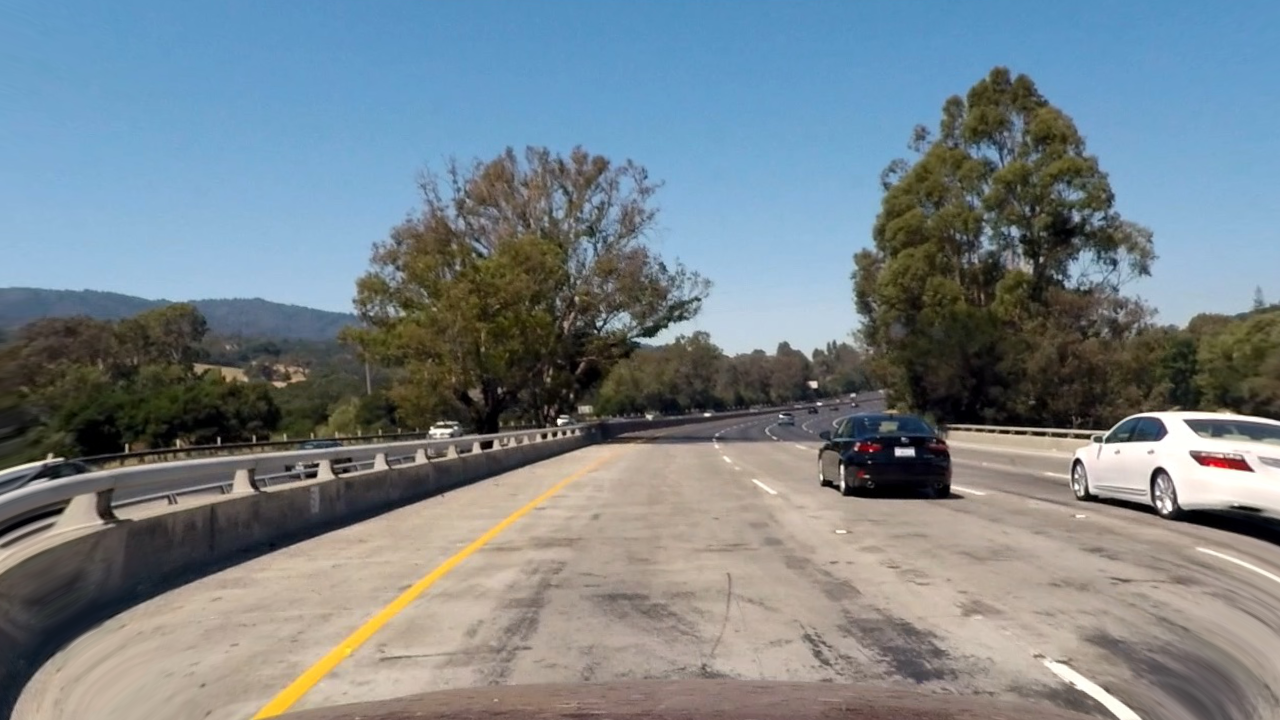
#> input picture test_images/test1_undist.jpg, 1280 x 720 px, given in place of test1.jpg, which was not available
$ python pipeline.py   (older library calls are emulated)
#> lines starting #> are read from the running program, lines starting #| are printed output that depends on the picture; after the words box and inside, x2 and y2 are one past the last pixel; in counts of white or black regions, pixels touching at a corner belong together; pictures that were not available may be replaced by others from this repository, and a replacement may not be noted
### thresholding.py
import cv2
import numpy as np
import matplotlib.pyplot as plt


def perspective_change(img_arr, M):
    return cv2.warpPerspective(
        img_arr,
        M,
        (img_arr.shape[1], img_arr.shape[0])
    )


def undistort_image(img_arr, matrix, coeffs):
    return cv2.undistort(img_arr, matrix, coeffs, None, matrix)


def weighted_img(img, initial_img, α=0.3, β=1., λ=0.):
    return cv2.addWeighted(initial_img, α, img, β, λ)


# [108 lines left out: functions abs_sobel_thresh, magnitude_thresh, dir_threshold, threshold, not called in this run]


def thresh(img, thresh_min, thresh_max):
    ret = np.zeros_like(img)
    ret[(img >= thresh_min) & (img <= thresh_max)] = 1
    return ret


def threshold2(img_array, matrix, coeffs, M, color=False):
    img = np.copy(img_array)
    img = undistort_image(img, matrix, coeffs)
    img = perspective_change(img, M)
    b_img = np.zeros((img.shape[0],img.shape[1]))

    hsv = cv2.cvtColor(img, cv2.COLOR_RGB2HSV)
    H = hsv[:,:,0]
    S = hsv[:,:,1]
    V = hsv[:,:,2]

    R = img[:,:,0]
    G = img[:,:,1]
    B = img[:,:,2]

    t_yellow_H = thresh(H,10,30)
    t_yellow_S = thresh(S,50,255)
    t_yellow_V = thresh(V,150,255)

    t_white_R = thresh(R,225,255)
    t_white_V = thresh(V,230,255)

    yellow_line = np.zeros_like(t_yellow_H)
    white_line = np.zeros_like(t_yellow_H)
    yellow_line[(t_yellow_H==1) & (t_yellow_S==1) & (t_yellow_V==1)] = 1
    white_line[(t_white_R==1)|(t_white_V==1)] = 1

    b_img[(t_yellow_H==1) & (t_yellow_S==1) & (t_yellow_V==1)] = 1
    b_img[(t_white_R==1)|(t_white_V==1)] = 1
    rgb = np.dstack((yellow_line*255, np.zeros_like(yellow_line), white_line*255))

    return b_img, rgb


# [24 lines that do not run on import are left out]

### lanefinder.py
import numpy as np
import cv2
import collections
import statistics

import utils

# Define a class to receive the characteristics of each line detection
class Line():
    def __init__(self, maxlen=10):

        # x values of the last n fits of the line
        self.recent_xfitted = collections.deque(maxlen=4)

        # average x values of the fitted line over the last n iterations
        self.bestx = None

        # polynomial coefficients averaged over the last n iterations
        self.best_fit = None

        # x values for detected line pixels
        self.all_x = None

        # y values for detected line pixels
        self.all_y = None

        self.recent_fits = collections.deque(maxlen=4)

    # [7 lines left out: function update, not called in this run]

class LaneDetector:
    def __init__(self, nwindows=9, minpixels=50, margin=100):
        self.nwindows = nwindows
        self.minpixels = minpixels
        self.margin = margin
        self.minpix = minpixels
        self.ym_per_pix = 3*15/720
        self.xm_per_pix = 3.7/660.0
        self.curvature = 0.
        self.leftline = Line()
        self.rightline = Line()
        self.skip_window_search = False
        self.fail_count = 0
        self.left_fit = None
        self.right_fit = None
        self.use_last_fit = True
        self.first_frame_processed = False
        self.base_width = []
        self.top_width = []

    def window_search(self, binary_warped):
        histogram = np.sum(
            binary_warped[binary_warped.shape[0]//2:, :],
            axis=0
        )

        midpoint = np.int(histogram.shape[0] / 2)
        leftx_base = np.argmax(histogram[:midpoint])
        rightx_base = np.argmax(histogram[midpoint:]) + midpoint
        window_height = np.int(binary_warped.shape[0] / self.nwindows)

        nonzero = binary_warped.nonzero()
        nonzeroy = np.array(nonzero[0])
        nonzerox = np.array(nonzero[1])
        # Current positions to be updated for each window
        leftx_current = leftx_base
        rightx_current = rightx_base
        left_lane_inds = []
        right_lane_inds = []

        for window in range(self.nwindows):
            # Identify window boundaries in x and y (and right and left)
            win_y_low = binary_warped.shape[0] - (window + 1) * window_height
            win_y_high = binary_warped.shape[0] - window * window_height

            # left window
            win_xleft_low = leftx_current - self.margin
            win_xleft_high = leftx_current + self.margin
            # right window
            win_xright_low = rightx_current - self.margin
            win_xright_high = rightx_current + self.margin

            # Identify the nonzero pixels in x and y within the window
            good_left_inds = (
                (nonzeroy >= win_y_low) &
                (nonzeroy < win_y_high) &
                (nonzerox >= win_xleft_low) &
                (nonzerox < win_xleft_high)
            ).nonzero()[0]

            good_right_inds = (
                (nonzeroy >= win_y_low) &
                (nonzeroy < win_y_high) &
                (nonzerox >= win_xright_low) &
                (nonzerox < win_xright_high)
            ).nonzero()[0]

            # Append these indices to the lists
            left_lane_inds.append(good_left_inds)
            right_lane_inds.append(good_right_inds)
            # update the window center position for the next iteration
            if len(good_left_inds) > self.minpix:
                leftx_current = np.int(np.mean(nonzerox[good_left_inds]))

            if len(good_right_inds) > self.minpix:
                rightx_current = np.int(np.mean(nonzerox[good_right_inds]))

        left_lane_inds = np.concatenate(left_lane_inds)
        right_lane_inds = np.concatenate(right_lane_inds)

        # Extract left and right line pixel positions
        # left lane line pixels
        leftx = nonzerox[left_lane_inds]
        lefty = nonzeroy[left_lane_inds]
        assert len(leftx) != 0
        assert len(lefty) != 0
        # right lane line pixels
        rightx = nonzerox[right_lane_inds]
        righty = nonzeroy[right_lane_inds]

        assert len(rightx) != 0
        assert len(righty) != 0
        # Fit a second order polynomial to each
        left_fit = np.polyfit(lefty, leftx, 2)
        right_fit = np.polyfit(righty, rightx, 2)

        return leftx, lefty, left_fit, rightx, righty, right_fit

    def apply_poly(self, arr, poly, margin=0):
        return poly[0]*(arr**2) + poly[1]*arr + poly[2] + margin

    # [11 lines left out: function lane_detected, not called in this run]

    def detect(self, binary_warped):
        ploty = np.linspace(
                0,
                binary_warped.shape[0] - 1,
                binary_warped.shape[0]
        )

        if self.fail_count == 3:
            self.skip_window_search = False
            self.fail_count = 0

        if not self.skip_window_search:
            leftx, lefty, left_fit, rightx, righty, right_fit = self.window_search(binary_warped)
            left_fitx = self.apply_poly(ploty, left_fit)
            right_fitx = self.apply_poly(ploty, right_fit)

            self.left_fit = left_fit
            self.right_fit = right_fit

            if self.lane_detected(left_fitx, right_fitx):
                self.skip_window_search = True
                self.leftline.update(left_fit, left_fitx, leftx, lefty)
                self.rightline.update(right_fit, right_fitx, rightx, righty)
                self.update_curvature(binary_warped.shape, leftx, lefty, rightx, righty, ploty)
                self.use_last_fit = True
                self.first_frame_processed = True
            else:
                if self.first_frame_processed:
                    self.use_last_fit = False
                else:
                    self.use_last_fit = True

        else:
            # a previous lane was detected
            nonzero = binary_warped.nonzero()
            nonzeroy = np.array(nonzero[0])
            nonzerox = np.array(nonzero[1])

            current_left_fit, current_right_fit = self.get_line_fits()
            left_lane_inds = (
                (nonzerox >
                    self.apply_poly(
                        nonzeroy, current_left_fit, -self.margin
                    )) &
                (nonzerox <
                    self.apply_poly(
                        nonzeroy, current_left_fit, self.margin))
            )

            right_lane_inds = (
                (nonzerox >
                    self.apply_poly(
                        nonzeroy, current_right_fit, -self.margin
                    )) &
                (nonzerox <
                    self.apply_poly(
                        nonzeroy, current_right_fit, self.margin))
            )

            # Again, extract left and right line pixel positions
            leftx = nonzerox[left_lane_inds]
            lefty = nonzeroy[left_lane_inds]

            rightx = nonzerox[right_lane_inds]
            righty = nonzeroy[right_lane_inds]

            if len(leftx) == 0 or len(lefty == 0) or len(rightx) or len(righty) == 0:
                self.use_last_fit = False
                self.fail_count += 1
                return

            self.left_fit = np.polyfit(lefty, leftx, 2)
            self.right_fit = np.polyfit(righty, rightx, 2)
            left_fitx = self.apply_poly(ploty, self.left_fit)
            right_fitx = self.apply_poly(ploty, self.right_fit)

            if self.lane_detected(left_fitx, right_fitx):
                self.leftline.update2(self.left_fit, left_fitx, leftx, lefty)
                self.rightline.update2(self.right_fit, right_fitx, rightx, righty)
                self.update_curvature(binary_warped.shape, leftx, lefty, rightx, righty, ploty)
                self.use_last_fit = True
                fail_count = 0
            else:
                # detection failed we are going to use the avg from previous good frames
                # and count the times we did this
                self.use_last_fit = False
                self.fail_count += 1

    # [33 lines left out: functions get_line_fits, update_curvature, draw_lane_warped, not called in this run]

    def draw_lane(self, binary_warped, Minv):
        return utils.perspective_change(self.draw_lane_warped(binary_warped), Minv)

    # [18 lines left out: functions get_lines, get_position_from_lane_center, not called in this run]


# [12 lines that do not run on import are left out]

### pipeline.py
import lanefinder
import thresholding
import utils
import cv2
import random
import numpy as np

class Pipeline:

    def __init__(self, mtx, coeffs, M, Minv):
        self.detector = lanefinder.LaneDetector()
        self.lines = []
        self.mtx = mtx
        self.coeffs = coeffs
        self.M = M
        self.Minv = Minv
        self.curv = None
        self.reset_counter = 0
        self.frame_counter = 0
        self.detection_failures_counter = 0

    def process_frame(self, frame):
        self.frame_counter += 1
        binary_warped, rgb = thresholding.threshold2(
            frame,
            self.mtx,
            self.coeffs,
            self.M
        )

        self.detector.detect(binary_warped)
        lane = self.detector.draw_lane(binary_warped, self.Minv)
        frame = utils.weighted_img(frame, lane)

        self.curv = 'Radius of Curvature: %.2fm' % self.detector.curvature
        cv2.putText(
            frame,
            self.curv,
            (20,40),
            cv2.FONT_HERSHEY_SIMPLEX,
            1, (255, 255, 255), 2
        )

        dist = np.absolute(self.detector.get_position_from_lane_center(binary_warped.shape))
        if dist >= 0:
            dist_text = '%.2fm %s' % (dist, 'right')
        else:
            dist_text = '%.2fm %s' % (dist, 'left')

        cv2.putText(
            frame,
            dist_text,
            (20,80),
            cv2.FONT_HERSHEY_SIMPLEX,
            1, (255, 255, 255), 2
        )
        return self.compose_frame(frame, binary_warped, rgb)

    def __call__(self, frame):
        return self.process_frame(frame)

    def compose_frame(self, frame1, frame2, frame3):
        _output1 = np.dstack((np.zeros_like(frame2), frame2*255, np.zeros_like(frame2)))
        output1 = cv2.resize(_output1,(640, 360), interpolation = cv2.INTER_AREA)
        output2 = cv2.resize(frame3,(640, 360), interpolation = cv2.INTER_AREA)
        outframe = np.zeros((720, 1280+640, 3))
        outframe[:720, :1280,:] = frame1
        outframe[:360, 1280:1920,:] = output1
        outframe[360:720, 1280:1920,:] = output2
        return outframe


if __name__ == '__main__':
    import pickle
    import matplotlib.pyplot as plt

    camdata = pickle.load(open('./camera_cal/camera_cal_pickle.p', 'rb'))
#> (reads camera_cal/camera_cal_pickle.p from the repository)
    mtx = camdata['mtx']
    dist = camdata['dist']
    persp = pickle.load(open('./camera_cal/persp_pickle.p', 'rb'))
#> (reads camera_cal/persp_pickle.p from the repository)
    M = persp['M']
    Minv = persp['Minv']

    test_img1 = plt.imread('./test_images/test1.jpg')
#> test_img1 is the input picture: shape (720, 1280, 4) float32; mean R, G, B, A 0.471, 0.514, 0.538, 1
    test_img2 = plt.imread('./test_images/signs_vehicles_xygrad.jpg')
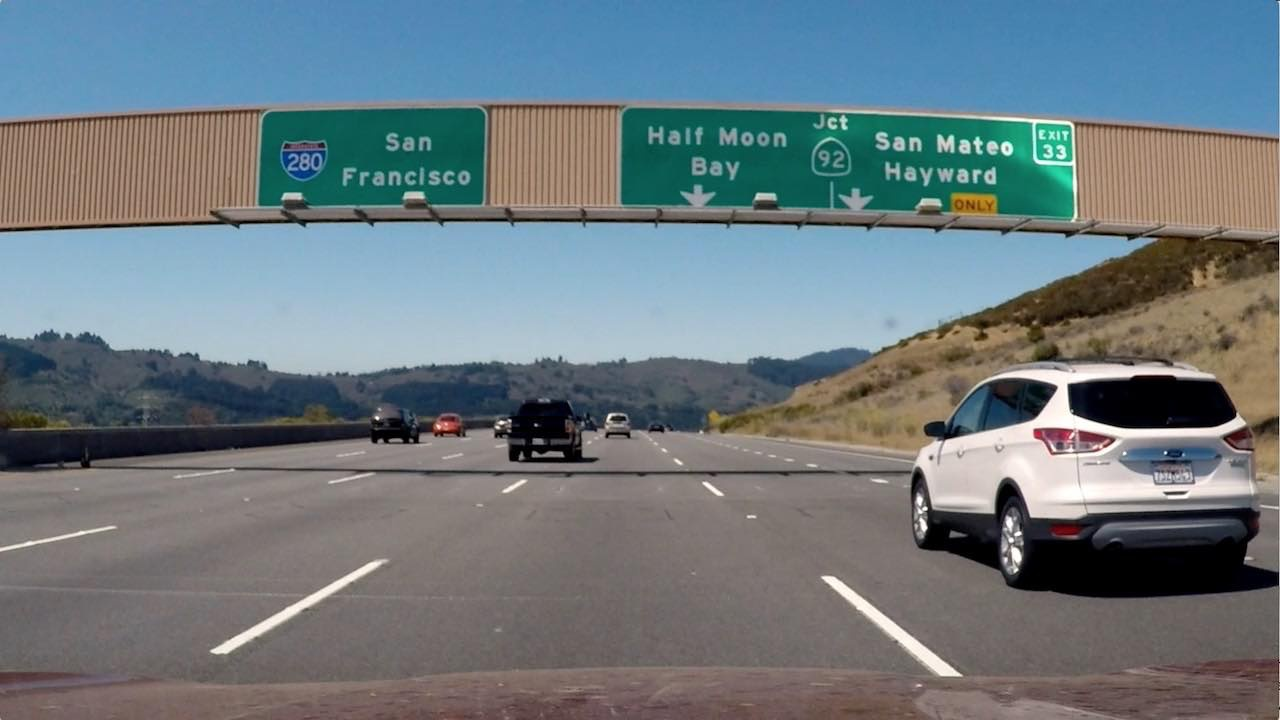
#> input picture test_images/signs_vehicles_xygrad.jpg, 1280 x 720 px
#> test_img2 is the input picture: shape (720, 1280, 3); mean R, G, B 109.2, 121.6, 127.4
    test_img3 = plt.imread('./extracted_images/frame_45.jpg')

    p = Pipeline(mtx, dist, M, Minv)
    res = p.process_frame(test_img1)
#> in threshold2, `hsv = cv2.cvtColor(img, cv2.COLOR_RGB2HSV)`: hsv: shape (720, 1280, 3) float32; mean H, S, V 76.7, 0.2, 0.6
#> in threshold2, `S = hsv[:,:,1]`:
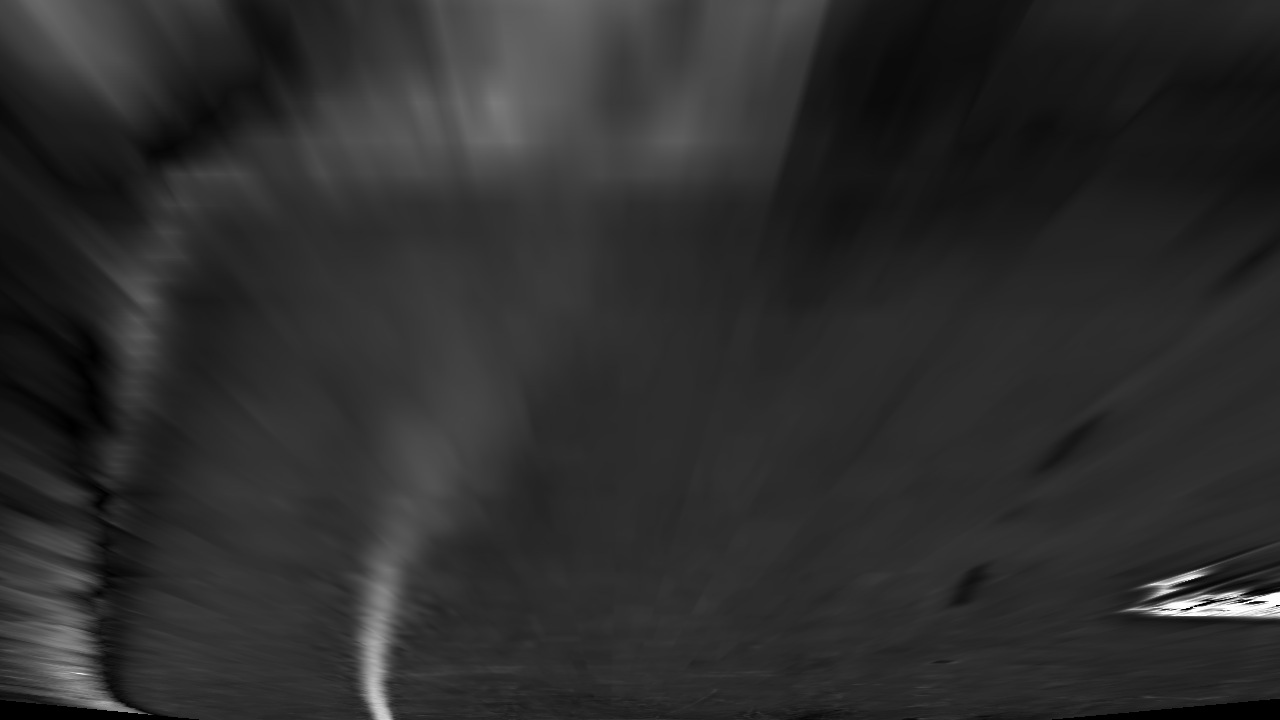
#> S: shape (720, 1280) float32; min 0, max 1, mean 0.177
#> in threshold2, `B = img[:,:,2]`:
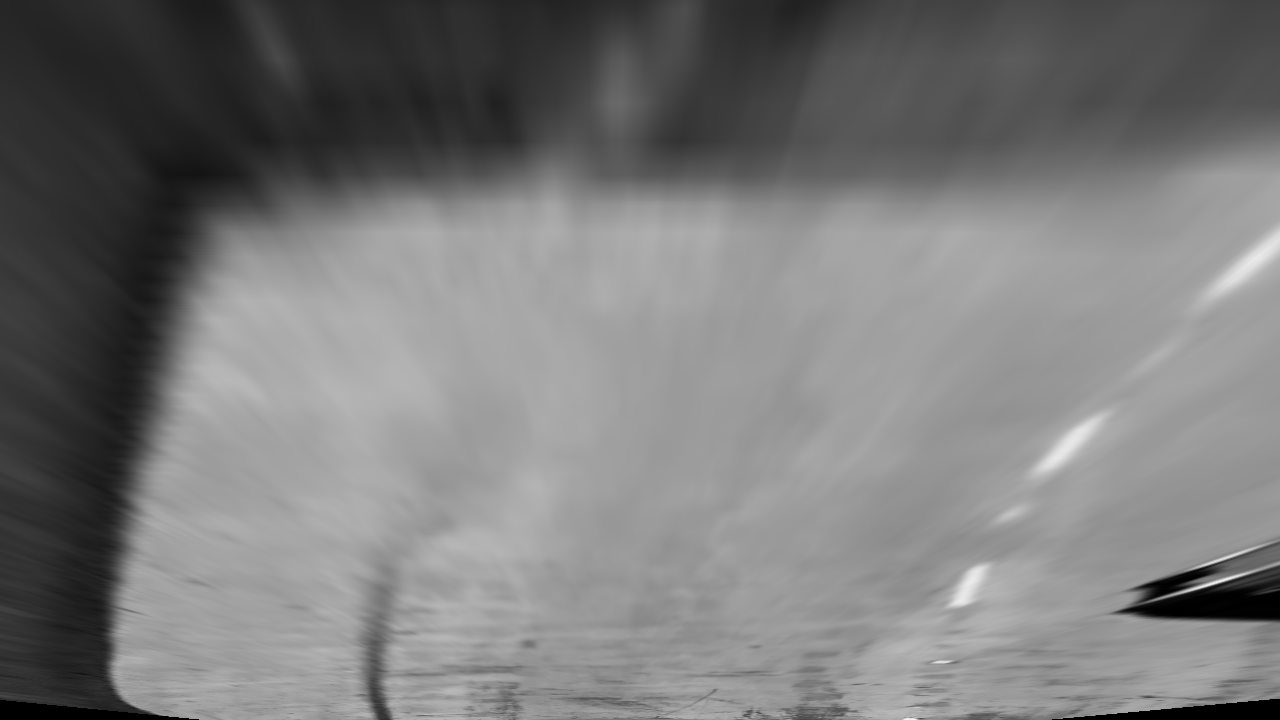
#> B: shape (720, 1280) float32; min 0, max 0.957, mean 0.478
#> in threshold2, `t_yellow_H = thresh(H,10,30)`:
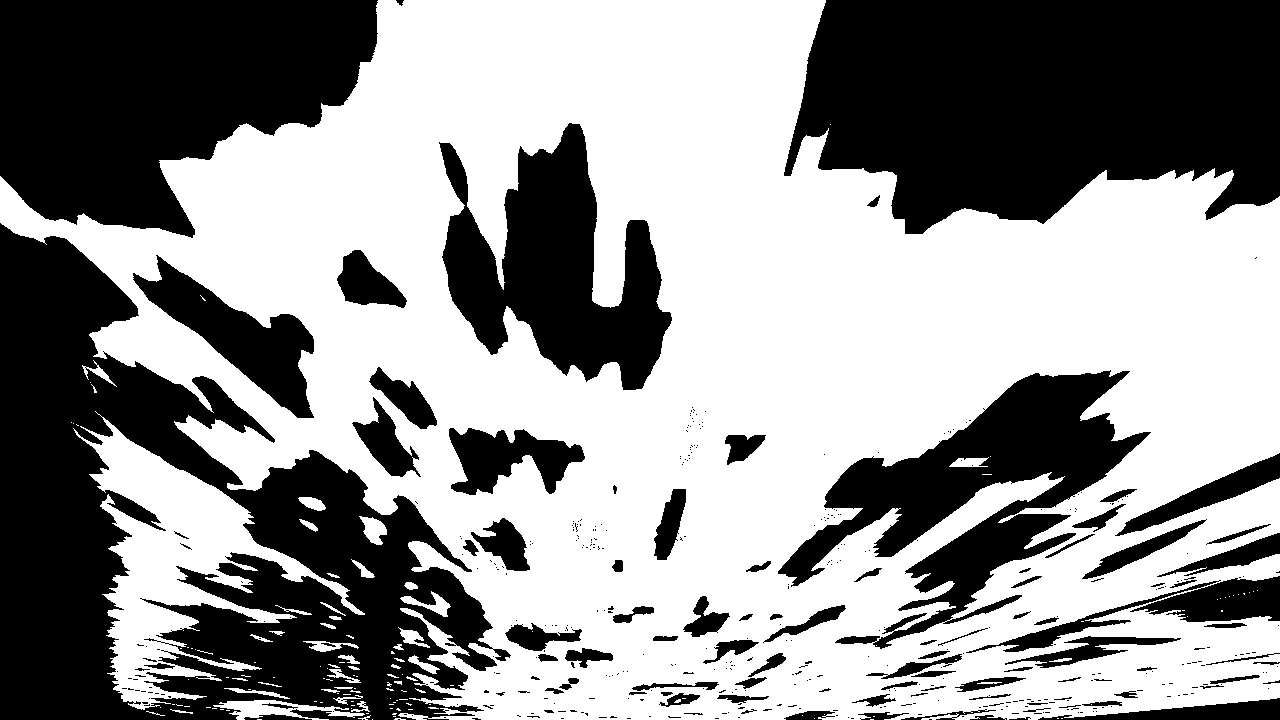
#> t_yellow_H: shape (720, 1280) float32; values 0 (black) and 1 (white), 57.6% white; 449 black regions (350 under 20 px), largest, box (x1, y1, x2, y2) and area: (0, 223, 511, 720) 113871, (784, 0, 1280, 234) 91958, (0, 0, 378, 238) 63083
#> in threshold2, `t_yellow_S = thresh(S,50,255)`: t_yellow_S: shape (720, 1280) float32; every value is 0
#> in process_frame, `binary_warped, rgb = thresholding.threshold2( frame, self.mtx, self.co..`: binary_warped: shape (720, 1280) float64; every value is 0
#> in process_frame, `binary_warped, rgb = thresholding.threshold2( frame, self.mtx, self.co..`: rgb: shape (720, 1280, 3) float32; every value is 0
#> in window_search, `histogram = np.sum( binary_warped[binary_warped.shape[0]//2:, :], axis..`: histogram = 1280 values from 0 to 0
#> in window_search, `leftx_base = np.argmax(histogram[:midpoint])`: leftx_base = 0
#> in window_search, `rightx_base = np.argmax(histogram[midpoint:]) + midpoint`: rightx_base = 640
#> in window_search, `nonzero = binary_warped.nonzero()`: nonzero = (empty array, empty array)
#> in window_search, `nonzeroy = np.array(nonzero[0])`: nonzeroy = empty array
#> in window_search, `leftx_current = leftx_base`: leftx_current = 0
#> in window_search, `rightx_current = rightx_base`: rightx_current = 640
#> after the loop in window_search, `for window in range(self.nwindows):`: left_lane_inds = [empty array, empty array, empty array, empty array, empty array, empty array, empty array, empty array, empty array]; right_lane_inds has the same summary as left_lane_inds
#> in window_search, `left_lane_inds = np.concatenate(left_lane_inds)`: left_lane_inds = empty array
#> (the run stopped early here; a loop or call above may not have finished)
